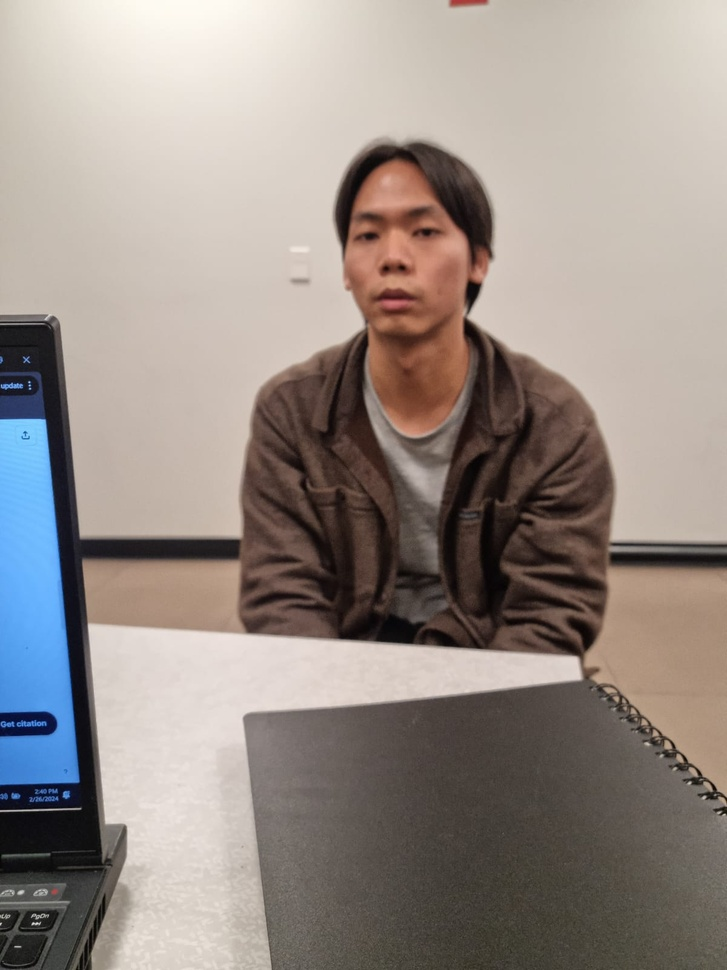
#> input picture img/Arturo.jpeg, 727 x 970 px, shrunk from 1200 x 1600 before the run, found by its file name
$ python faceDetector.py
#> lines starting #> are read from the running program, lines starting #| are printed output that depends on the picture; after the words box and inside, x2 and y2 are one past the last pixel; in counts of white or black regions, pixels touching at a corner belong together
import cv2

# Load the cascade
face_cascade = cv2.CascadeClassifier(cv2.data.haarcascades + 'haarcascade_frontalface_default.xml')

# Load an image
img = cv2.imread("./img/Arturo.jpeg")
#> img is the input picture: shape (970, 727, 3); mean B, G, R 135.6, 141.4, 151.1

# Convert into grayscale
gray = cv2.cvtColor(img, cv2.COLOR_BGR2GRAY)
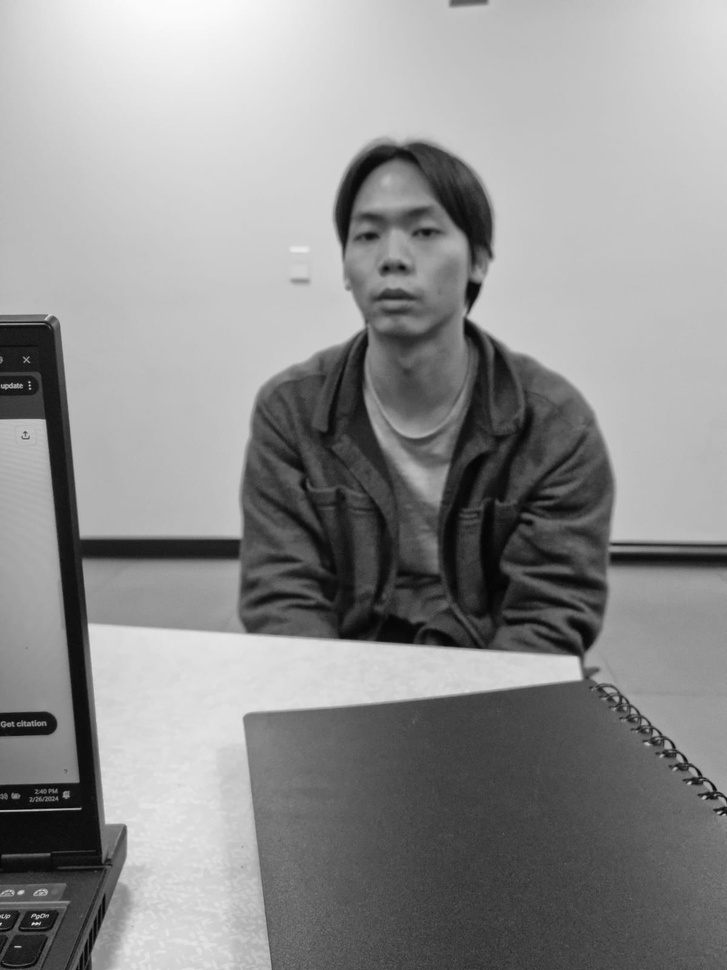
#> gray: shape (970, 727); min 2, max 251, mean 143.7

# Detect faces
faces = face_cascade.detectMultiScale(gray, 1.1, 4)
#> faces = [[321, 170, 152, 152]]

# Draw rectangle around the faces
for (x, y, w, h) in faces:
    cv2.rectangle(img, (x, y), (x+w, y+h), (255, 0, 0), 2)
#> this loop made 1 pass
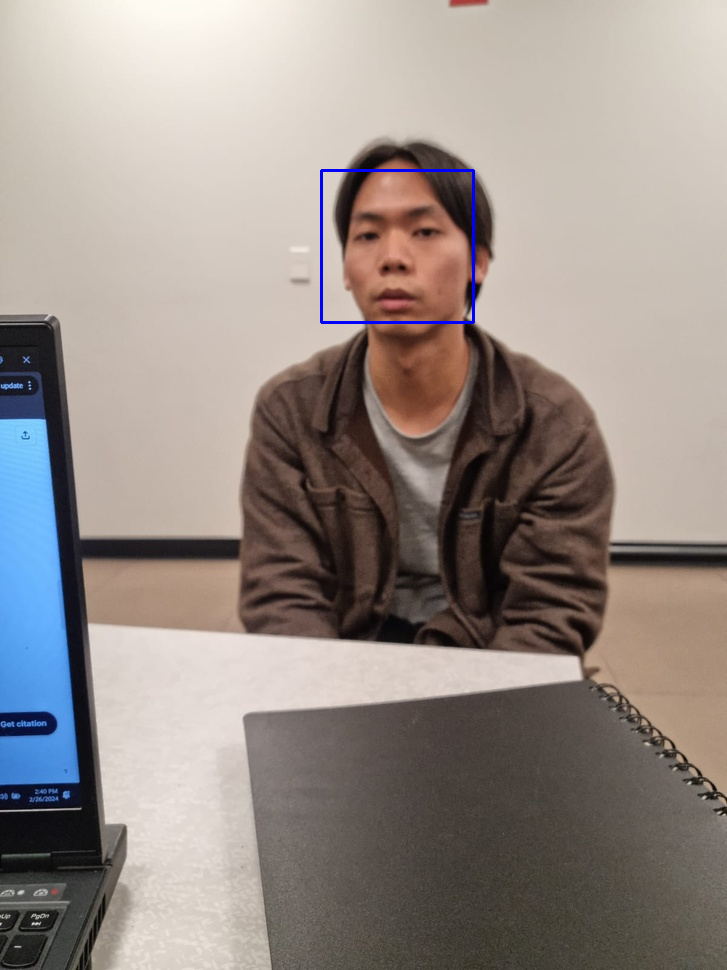
#> img: shape (970, 727, 3); 0.26% of pixels changed, all inside (x1, y1, x2, y2) = (320, 169, 475, 324)

# Display the output
cv2.imshow('img', img)
cv2.waitKey()
